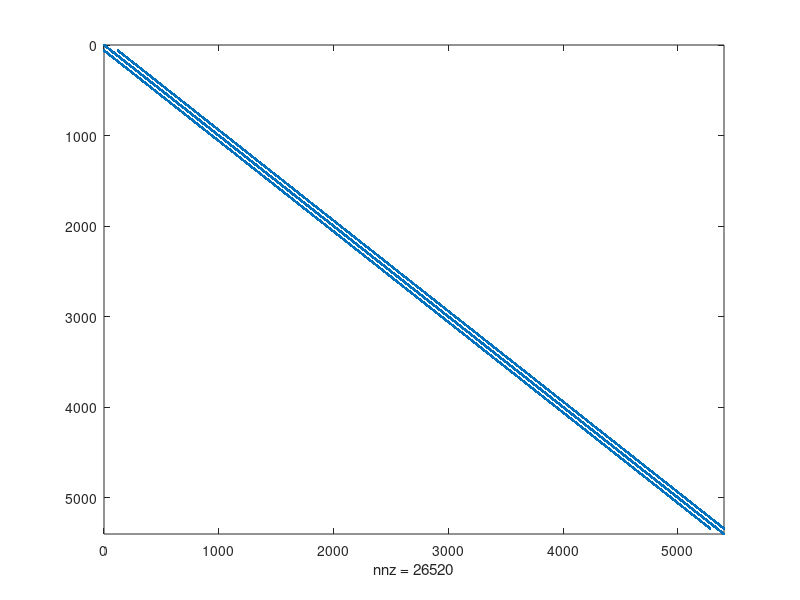
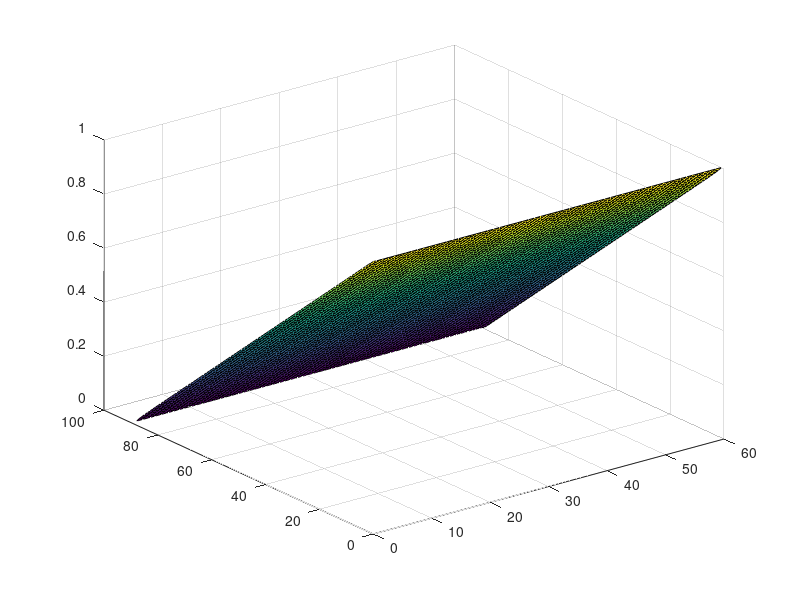

MATLAB code for these plots, in order:
% ELEC4700 Assignment 2: Finite Difference Method

% Initialization

clear all;
close all;
clc;
set(0,'DefaultFigureWindowStyle','docked');

% Solving V=V0 @ x=0 and V=0 @ x=L in region LxW

L = 90;
W = 2/3 * L;
V0 = 1;

nx = L;
ny = W;
G = sparse(nx*ny);
%V = sparse(nx,ny);
F = sparse(1,nx*ny);

for i = 1:nx                %Iteration through length
    for j = 1:ny            %Iteration through width
        n = j + (i-1)*ny;

        if i == 1;
            G(n,:) = 0;
            G(n,n) = 1;
            F(n) = 1;
        elseif i == nx
            G(n,:) = 0;
            G(n,n) = 1;
            F(n) = 0;
%         elseif j == 1
%             nxm = j + (i-2)*ny;
%             nxp = j + (i)*ny;
%             nyp = j+1 + (i-1)*ny;
%             
%             G(n,n) = 1;
%         elseif j == ny
%             nxm = j + (i-2)*ny;
%             nxp = j + (i)*ny;
%             nym = j-1 + (i-1)*ny;
%             
%             G(n,n) = 1;
        else
            nxm = j + (i-2)*ny;
            nxp = j + (i)*ny;
            nym = j-1 + (i-1)*ny;
            nyp = j+1 + (i-1)*ny;
            
            G(n,n) = -(4);
            G(n,nxm) = 1;
            G(n,nxp) = 1;
            G(n,nym) = 1;
            G(n,nyp) = 1;
        end
            
    end
end
figure(1)
spy(G)

V = G\F';

Vmap = zeros(nx,ny);
for i = 1:nx
    for j = 1:ny
        n = j + (i-1)*ny;
        Vmap(i,j) = V(n);
    end
end

figure(2)
surf(Vmap)



















